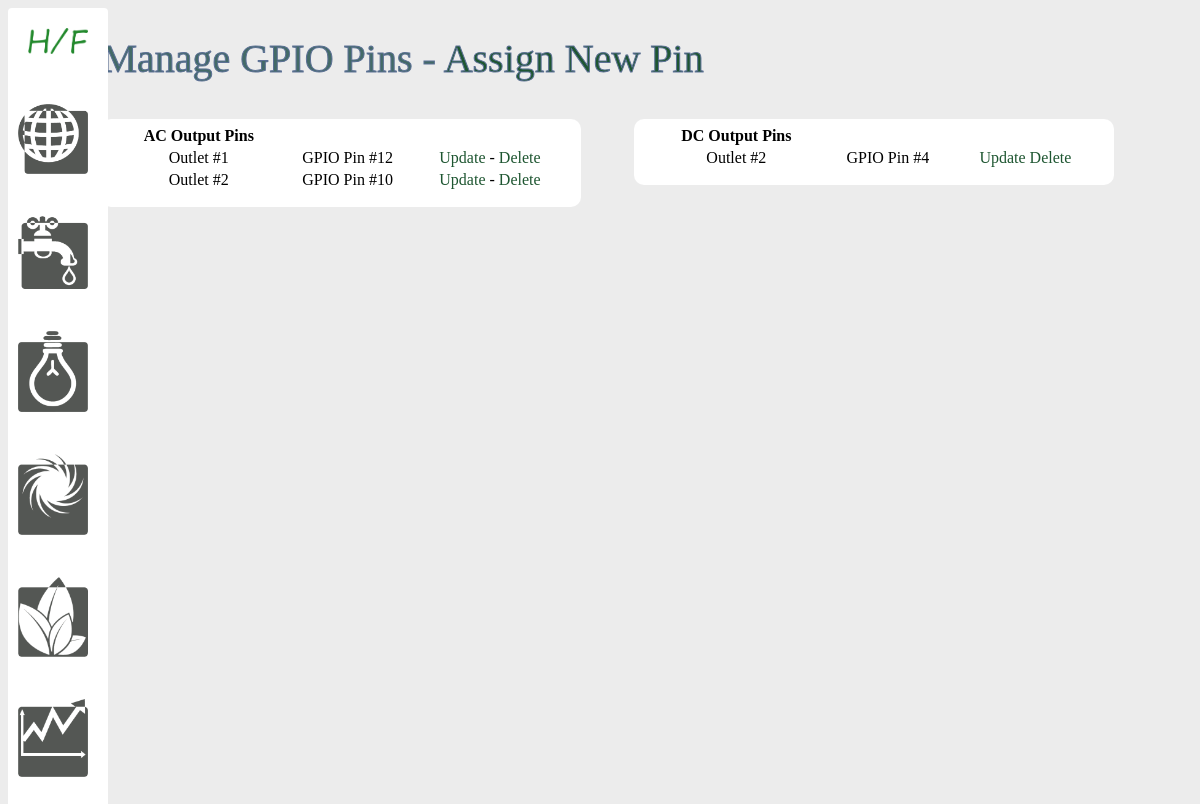
Page /pins on the earlier database version.
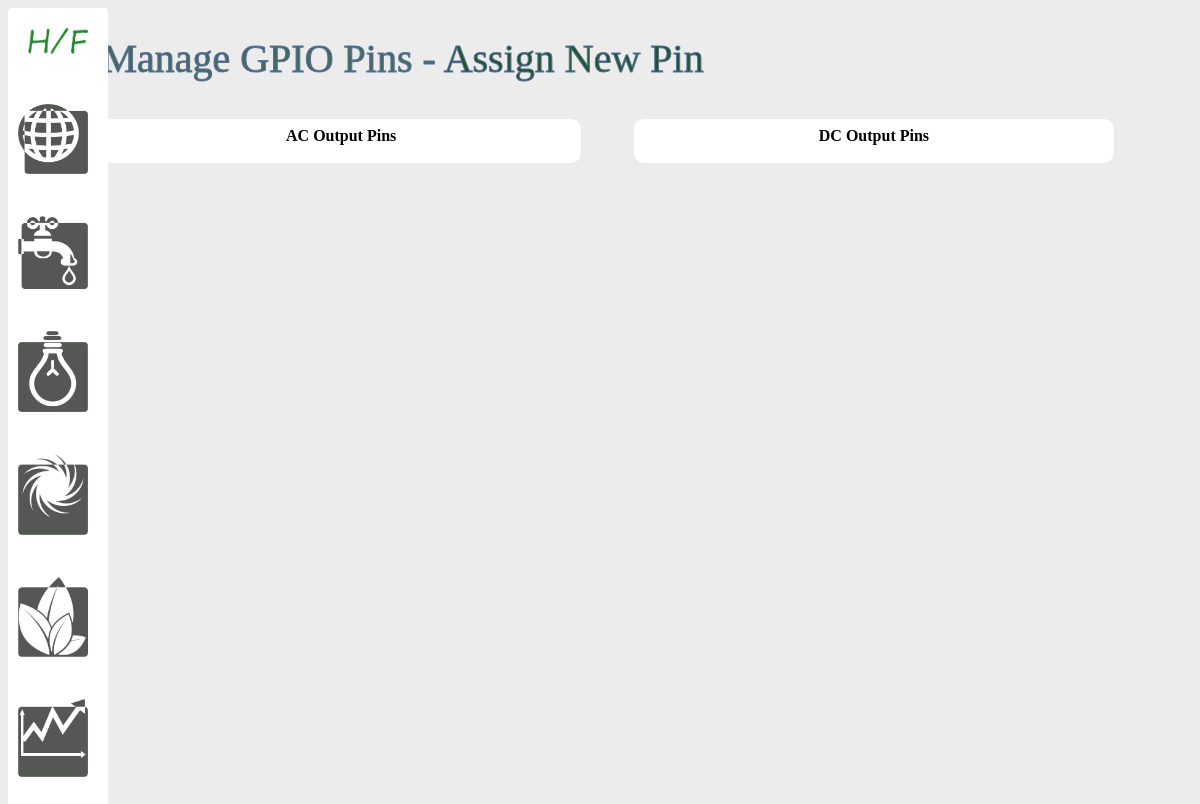
Same page on the later database version.
### models.py (models this page shows)
class Pin(db.Model):
    id = db.Column(db.Integer, primary_key=True)
    num = db.Column(db.Integer)
    output = db.Column(db.Integer, default=0)
    gpio_pin = db.Column(db.Integer, nullable=False)

### views.py (the view)
@app.route('/pins')
def list_pins():
    ac_pins = Pin.query.filter_by(output = 1)
    dc_pins = Pin.query.filter_by(output = 2)
    return render_template('index_pins.html', ac_pins=ac_pins, dc_pins=dc_pins)

### templates/index_pins.html
{% extends 'layout.html' %}
{% block body %}
    <h1>Manage GPIO Pins - <a href = "/add_pin">Assign New Pin</a></h1>
    <table class="pin" width="45%" style="float:left;">
        <tr>
            <th>
                AC Output Pins
            </th>
        </tr>
        {% for ac_pin in ac_pins %}
        <tr>
            <td>
                Outlet #{{ ac_pin.num }}
            </td>
            <td>
                GPIO Pin #{{ ac_pin.gpio_pin }}
            </td>
            <td>
                <a href ="/update_pin/{{ac_pin.id}}">Update</a>
                -
                <a href ="/delete_pin/{{ac_pin.id}}">Delete</a>
            </td>
        </tr>
        {% endfor %}
    </table>
    <table class="pin" width="45%" style="margin-left:5%;float:left;">
        <tr>
            <th>
                DC Output Pins
            </th>
        </tr>
        {% for dc_pin in dc_pins %}
        <tr>
            <td>
                Outlet #{{ dc_pin.num }}
            </td>
            <td>
                GPIO Pin #{{ dc_pin.gpio_pin }}
            </td>
            <td>
                <a href ="/update_pin/{{dc_pin.id}}">Update</a>
                <a href ="/delete_pin/{{dc_pin.id}}">Delete</a>
            </td>
        </tr>
        {% endfor %}
    </table>
    </div>
{% endblock %}

Differences in the rows shown:
removed Pin: num "1", gpio_pin "12", shown under "Manage GPIO Pins - Assign New Pin"
removed Pin: num "2", gpio_pin "10", shown under "Manage GPIO Pins - Assign New Pin"
removed Pin: num "2", gpio_pin "4"
